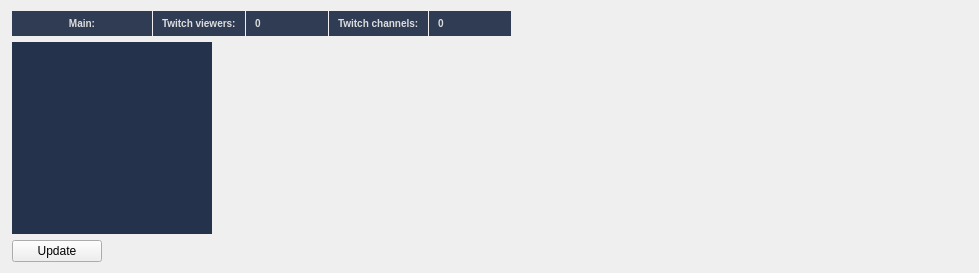
      <widget class="QWidget" name="maintab">
       <property name="sizePolicy">
        <sizepolicy hsizetype="Fixed" vsizetype="Fixed">
         <horstretch>0</horstretch>
         <verstretch>0</verstretch>
        </sizepolicy>
       </property>
       <attribute name="title">
        <string>Main</string>
       </attribute>
       <layout class="QVBoxLayout" name="verticalLayout_5">
        <property name="sizeConstraint">
         <enum>QLayout::SetMinAndMaxSize</enum>
        </property>
        <item alignment="Qt::AlignLeft">
         <widget class="QWidget" name="main_top_layout" native="true">
          <property name="sizePolicy">
           <sizepolicy hsizetype="Fixed" vsizetype="Fixed">
            <horstretch>0</horstretch>
            <verstretch>0</verstretch>
           </sizepolicy>
          </property>
          <property name="minimumSize">
           <size>
            <width>500</width>
            <height>25</height>
           </size>
          </property>
          <property name="maximumSize">
           <size>
            <width>500</width>
            <height>25</height>
           </size>
          </property>
          <property name="styleSheet">
           <string notr="true">QLabel {
	border: 0;
	background-color:rgb(47, 60, 84);
	padding: 6px;
	font: bold 10px;
	color: #DDDDDD;
}</string>
          </property>
          <layout class="QGridLayout" name="gridLayout_9">
           <property name="sizeConstraint">
            <enum>QLayout::SetDefaultConstraint</enum>
           </property>
           <property name="leftMargin">
            <number>1</number>
           </property>
           <property name="topMargin">
            <number>0</number>
           </property>
           <property name="rightMargin">
            <number>0</number>
           </property>
           <property name="bottomMargin">
            <number>0</number>
           </property>
           <property name="horizontalSpacing">
            <number>1</number>
           </property>
           <property name="verticalSpacing">
            <number>0</number>
           </property>
           <item row="0" column="0">
            <widget class="QLabel" name="main_top_label">
             <property name="sizePolicy">
              <sizepolicy hsizetype="Fixed" vsizetype="Fixed">
               <horstretch>0</horstretch>
               <verstretch>0</verstretch>
              </sizepolicy>
             </property>
             <property name="minimumSize">
              <size>
               <width>140</width>
               <height>25</height>
              </size>
             </property>
             <property name="maximumSize">
              <size>
               <width>140</width>
               <height>25</height>
              </size>
             </property>
             <property name="text">
              <string>Main:</string>
             </property>
             <property name="alignment">
              <set>Qt::AlignCenter</set>
             </property>
            </widget>
           </item>
           <item row="0" column="1">
            <widget class="QLabel" name="twitch_viewers_label">
             <property name="text">
              <string>Twitch viewers:</string>
             </property>
            </widget>
           </item>
           <item row="0" column="3">
            <widget class="QLabel" name="twitch_channels_label">
             <property name="text">
              <string>Twitch channels:</string>
             </property>
            </widget>
           </item>
           <item row="0" column="2">
            <widget class="QLabel" name="twitch_viewers_value">
             <property name="text">
              <string>0</string>
             </property>
            </widget>
           </item>
           <item row="0" column="4">
            <widget class="QLabel" name="twitch_channels_value">
             <property name="text">
              <string>0</string>
             </property>
            </widget>
           </item>
          </layout>
         </widget>
        </item>
        <item>
         <layout class="QHBoxLayout" name="main_horizontal_layout">
          <property name="sizeConstraint">
           <enum>QLayout::SetNoConstraint</enum>
          </property>
          <property name="leftMargin">
           <number>1</number>
          </property>
          <item>
           <widget class="QListView" name="main_top_games_list">
            <property name="sizePolicy">
             <sizepolicy hsizetype="Expanding" vsizetype="MinimumExpanding">
              <horstretch>0</horstretch>
              <verstretch>0</verstretch>
             </sizepolicy>
            </property>
            <property name="minimumSize">
             <size>
              <width>200</width>
              <height>0</height>
             </size>
            </property>
            <property name="maximumSize">
             <size>
              <width>200</width>
              <height>16777215</height>
             </size>
            </property>
            <property name="styleSheet">
             <string notr="true">QListView {
	outline: none;
	border: 0px;
	/*background-color: #304163;*/
	background-color:  rgb(37, 50, 76);
}</string>
            </property>
           </widget>
          </item>
          <item>
           <widget class="QWidget" name="widget_stacked" native="true">
            <property name="minimumSize">
             <size>
              <width>750</width>
              <height>0</height>
             </size>
            </property>
            <property name="maximumSize">
             <size>
              <width>750</width>
              <height>16777215</height>
             </size>
            </property>
            <property name="styleSheet">
             <string notr="true">
QScrollArea {
	outline: none;
	border: 0px;
}
</string>
            </property>
            <layout class="QGridLayout" name="gridLayout_10">
             <property name="sizeConstraint">
              <enum>QLayout::SetMinimumSize</enum>
             </property>
             <property name="leftMargin">
              <number>0</number>
             </property>
             <property name="topMargin">
              <number>0</number>
             </property>
             <property name="rightMargin">
              <number>0</number>
             </property>
             <property name="bottomMargin">
              <number>0</number>
             </property>
             <property name="spacing">
              <number>1</number>
             </property>
             <item row="0" column="0">
              <widget class="QStackedWidget" name="main_top_stacked_widget"/>
             </item>
            </layout>
           </widget>
          </item>
         </layout>
        </item>
        <item>
         <widget class="QWidget" name="main_bottom_layout" native="true">
          <property name="sizePolicy">
           <sizepolicy hsizetype="Expanding" vsizetype="Expanding">
            <horstretch>0</horstretch>
            <verstretch>0</verstretch>
           </sizepolicy>
          </property>
          <property name="minimumSize">
           <size>
            <width>91</width>
            <height>22</height>
           </size>
          </property>
          <property name="maximumSize">
           <size>
            <width>91</width>
            <height>22</height>
           </size>
          </property>
          <property name="sizeIncrement">
           <size>
            <width>0</width>
            <height>0</height>
           </size>
          </property>
          <property name="baseSize">
           <size>
            <width>0</width>
            <height>0</height>
           </size>
          </property>
          <property name="styleSheet">
           <string notr="true"/>
          </property>
          <layout class="QGridLayout" name="gridLayout_8">
           <property name="sizeConstraint">
            <enum>QLayout::SetDefaultConstraint</enum>
           </property>
           <property name="leftMargin">
            <number>1</number>
           </property>
           <property name="topMargin">
            <number>0</number>
           </property>
           <property name="rightMargin">
            <number>0</number>
           </property>
           <property name="bottomMargin">
            <number>0</number>
           </property>
           <property name="horizontalSpacing">
            <number>1</number>
           </property>
           <property name="verticalSpacing">
            <number>0</number>
           </property>
           <item row="0" column="0" alignment="Qt::AlignLeft">
            <widget class="QPushButton" name="main_update_button">
             <property name="sizePolicy">
              <sizepolicy hsizetype="Fixed" vsizetype="Fixed">
               <horstretch>0</horstretch>
               <verstretch>0</verstretch>
              </sizepolicy>
             </property>
             <property name="minimumSize">
              <size>
               <width>90</width>
               <height>22</height>
              </size>
             </property>
             <property name="maximumSize">
              <size>
               <width>90</width>
               <height>22</height>
              </size>
             </property>
             <property name="text">
              <string>Update</string>
             </property>
            </widget>
           </item>
           <item row="0" column="1">
            <spacer name="horizontalSpacer_4">
             <property name="orientation">
              <enum>Qt::Horizontal</enum>
             </property>
             <property name="sizeHint" stdset="0">
              <size>
               <width>40</width>
               <height>20</height>
              </size>
             </property>
            </spacer>
           </item>
          </layout>
         </widget>
        </item>
       </layout>
      </widget>
